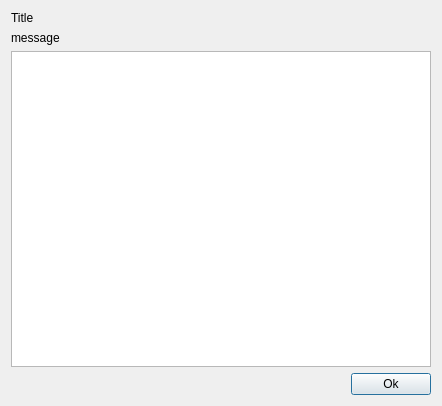
<?xml version="1.0" encoding="UTF-8"?>
<ui version="4.0">
 <class>TableDialog</class>
 <widget class="QDialog" name="TableDialog">
  <property name="geometry">
   <rect>
    <x>0</x>
    <y>0</y>
    <width>442</width>
    <height>406</height>
   </rect>
  </property>
  <property name="windowTitle">
   <string/>
  </property>
  <layout class="QVBoxLayout" name="verticalLayout">
   <item>
    <layout class="QVBoxLayout" name="verticalLayout_2" stretch="0,0,0,0">
     <property name="spacing">
      <number>6</number>
     </property>
     <item>
      <widget class="QLabel" name="title_label">
       <property name="text">
        <string>&lt;html&gt;&lt;head/&gt;&lt;body&gt;&lt;p&gt;Title&lt;/p&gt;&lt;/body&gt;&lt;/html&gt;</string>
       </property>
      </widget>
     </item>
     <item>
      <widget class="QLabel" name="message_label">
       <property name="text">
        <string>message</string>
       </property>
       <property name="wordWrap">
        <bool>true</bool>
       </property>
      </widget>
     </item>
     <item>
      <widget class="QTableWidget" name="tablewidget">
       <property name="columnCount">
        <number>0</number>
       </property>
       <attribute name="horizontalHeaderStretchLastSection">
        <bool>true</bool>
       </attribute>
      </widget>
     </item>
     <item>
      <layout class="QHBoxLayout" name="horizontalLayout">
       <item>
        <spacer name="horizontalSpacer">
         <property name="orientation">
          <enum>Qt::Horizontal</enum>
         </property>
         <property name="sizeHint" stdset="0">
          <size>
           <width>40</width>
           <height>20</height>
          </size>
         </property>
        </spacer>
       </item>
       <item>
        <widget class="QPushButton" name="ok_pushbutton">
         <property name="text">
          <string>Ok</string>
         </property>
        </widget>
       </item>
      </layout>
     </item>
    </layout>
   </item>
  </layout>
 </widget>
 <resources/>
 <connections>
  <connection>
   <sender>ok_pushbutton</sender>
   <signal>clicked()</signal>
   <receiver>TableDialog</receiver>
   <slot>close()</slot>
   <hints>
    <hint type="sourcelabel">
     <x>382</x>
     <y>378</y>
    </hint>
    <hint type="destinationlabel">
     <x>220</x>
     <y>202</y>
    </hint>
   </hints>
  </connection>
 </connections>
</ui>
